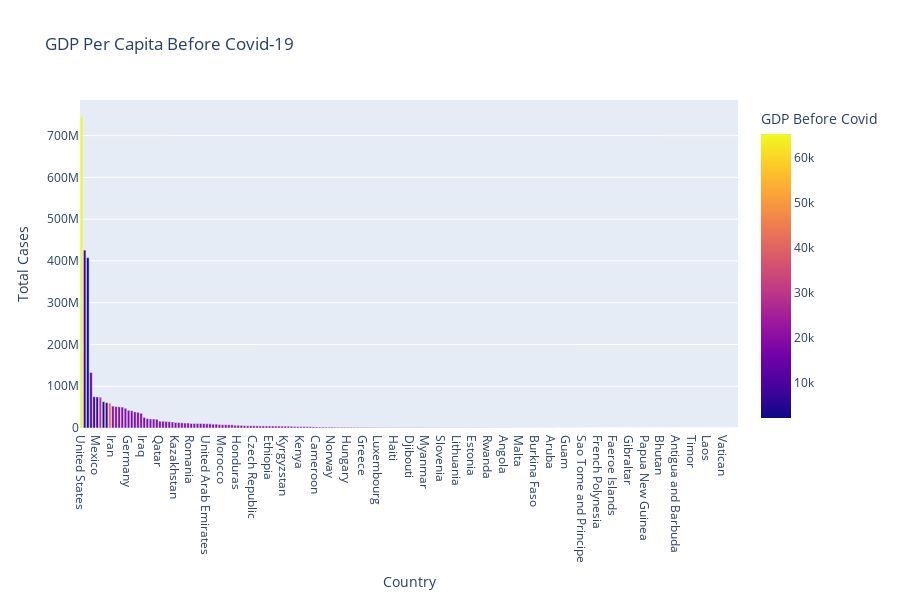

Here is the notebook cell this chart was saved with:
### Markdown cell above
# Analyzing Covid-19 Impacts on Economy.

### Code cell
#GDP Before Covid-19
fg = px.bar(transf, x='Country', y='Total Cases', hover_data=['Population', 'Total Deaths'], color='GDP Before Covid', height=600, title="GDP Per Capita Before Covid-19")

fg.show()

### Figure 1 — Plotly figure (JSON) as saved in the notebook; plotly's stock layout.template omitted (floating-point values rounded to 4 significant figures; data arrays with more than 128 entries replaced by an {"elided": "..."} marker saying what was removed)
{"data": [{"alignmentgroup": "True", "customdata": {"elided": "210x2 float values"}, "hovertemplate": "Country=%{x}<br>Total Cases=%{y}<br>Population=%{customdata[0]}<br>Total Deaths=%{customdata[1]}<br>GDP Before Covid=%{marker.color}<extra></extra>", "legendgroup": "", "marker": {"color": {"elided": "210 float values"}, "coloraxis": "coloraxis", "pattern": {"shape": ""}}, "name": "", "offsetgroup": "", "orientation": "v", "showlegend": false, "textposition": "auto", "type": "bar", "x": {"elided": "210 str values"}, "xaxis": "x", "y": {"elided": "210 int values"}, "yaxis": "y"}], "layout": {"barmode": "relative", "coloraxis": {"colorbar": {"title": {"text": "GDP Before Covid"}}, "colorscale": [[0, "#0d0887"], [0.1111, "#46039f"], [0.2222, "#7201a8"], [0.3333, "#9c179e"], [0.4444, "#bd3786"], [0.5556, "#d8576b"], [0.6667, "#ed7953"], [0.7778, "#fb9f3a"], [0.8889, "#fdca26"], [1, "#f0f921"]]}, "height": 600, "legend": {"tracegroupgap": 0}, "title": {"text": "GDP Per Capita Before Covid-19"}, "xaxis": {"anchor": "y", "domain": [0, 1], "title": {"text": "Country"}}, "yaxis": {"anchor": "x", "domain": [0, 1], "title": {"text": "Total Cases"}}}}
